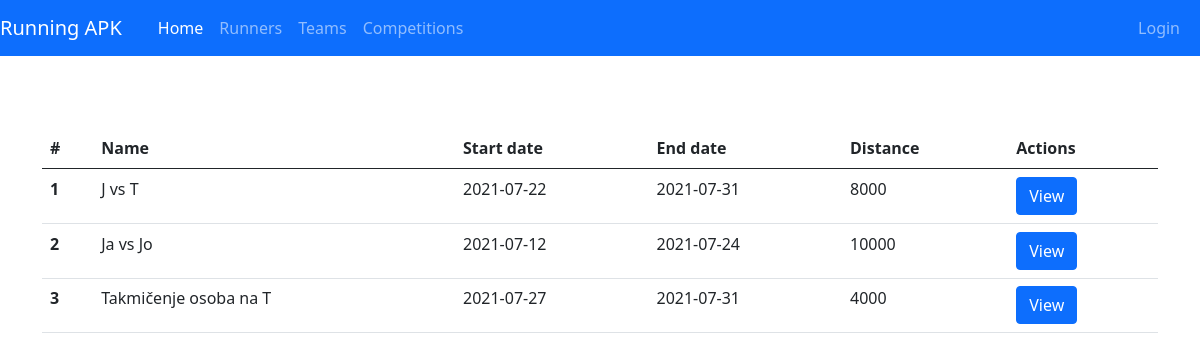
Page /viewallct.php on the committed database.
### tables this page shows
CREATE TABLE `competition` (
  `id` int(11) NOT NULL,
  `name` varchar(70) NOT NULL,
  `startdate` date NOT NULL,
  `enddate` date NOT NULL,
  `numperteam` int(11) NOT NULL,
  `numbest` int(11) NOT NULL,
  `distance` int(11) NOT NULL,
  `admin_id` int(11) NOT NULL,
  `typect_id` int(11) NOT NULL
);

### db/conn.php (called while the page is built, shortened)
<?php
    $host = 'remotemysql.com';
    $db ='M7UijrD2Si';
    $user = 'M7UijrD2Si';
    $pass = 'a7SsbYzcyv';
    $charset = 'utf8mb4';
    $dsn = "mysql:host=$host;dbname=$db;charset=$charset";
    try{
        $pdo=new PDO($dsn, $user, $pass);
        $pdo->setAttribute(PDO::ATTR_ERRMODE, PDO::ERRMODE_EXCEPTION);
    }
    catch(PDOException $e){
       echo "Greska u conn.php";
        throw new PDOException($e->getMessage());
    }
    require_once 'competition.php';
    $ctDB = new competition($pdo);
?>

### db/competition.php (called while the page is built, shortened)
<?php
    class competition{
        private $db;
        function __construct($conn)
        {
            $this->db = $conn;
        }
        public function getAllCt()
        {
            try
            {
                $sql="SELECT ct.*,t.type_name as typename FROM `competition` ct left join typect t on ct.typect_id=t.id";
                $result= $this->db->query($sql);
                return $result;
            }
            catch (PDOException $e)
            {
                echo '   usao u catch getAllCt ';
                echo $e->getMessage();
                return false;
            }
        }
    }
?>

### viewallct.php (the view, shortened to what this page needs)
<?php
    require_once 'includes/header.php';
    require_once 'db/conn.php';
    $results=$ctDB->getAllCt();
?>
            <br><br>
    <table class="table">
        <thead>
            <tr>
                <th>#</th>
                <th scope="col"> Name</th>
                <th scope="col"> Start date</th>
                <th scope="col"> End date </th>
                <th scope="col"> Distance</th>
                <th scope="col">Actions</th>
            </tr>
        </thead>
        <tbody>
            <?php $counter=0; while($r= $results->fetch(PDO::FETCH_ASSOC))    {   $counter+=1;  ?>
                <tr>
                    <th><?php echo $counter  ?></th>
                    <td><?php echo $r['name']  ?></td>
                    <td><?php echo $r['startdate']  ?></td>
                    <td><?php echo $r['enddate']  ?></td>
                    <td><?php echo $r['distance']  ?></td>
                    <td>
                        <a href="viewonect.php?teamid=<?php echo $r['id']  ?>" class="btn btn-primary">View </a>
                    </td>
                <tr>
            <?php }    ?>
        </tbody>
    </table>
<br>
<br>
<br>
<br>
<br>
<?php require_once 'includes/footer.php' ?>

### rows in the picture
competition: name "J vs T", startdate "2021-07-22", enddate "2021-07-31", distance "8000"
competition: name "Ja vs Jo", startdate "2021-07-12", enddate "2021-07-24", distance "10000"
competition: name "Takmičenje osoba na T", startdate "2021-07-27", enddate "2021-07-31", distance "4000"
